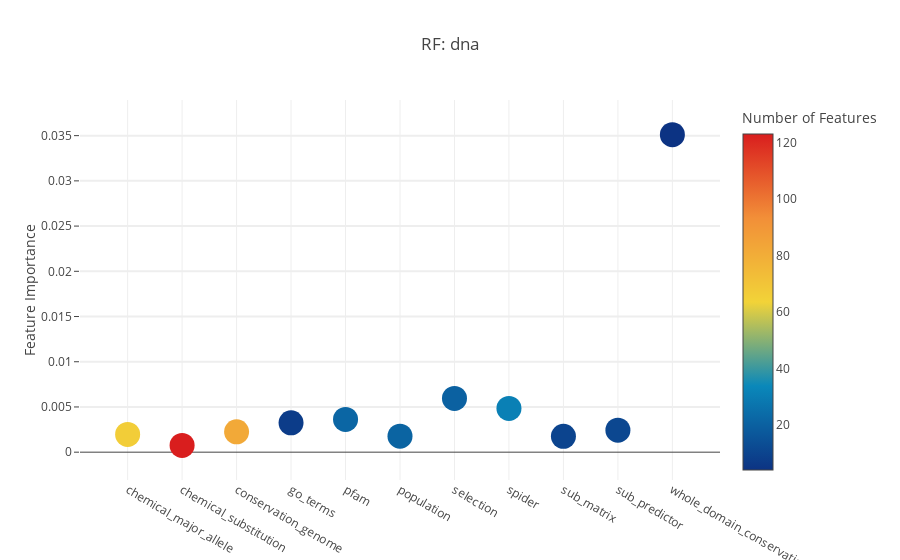
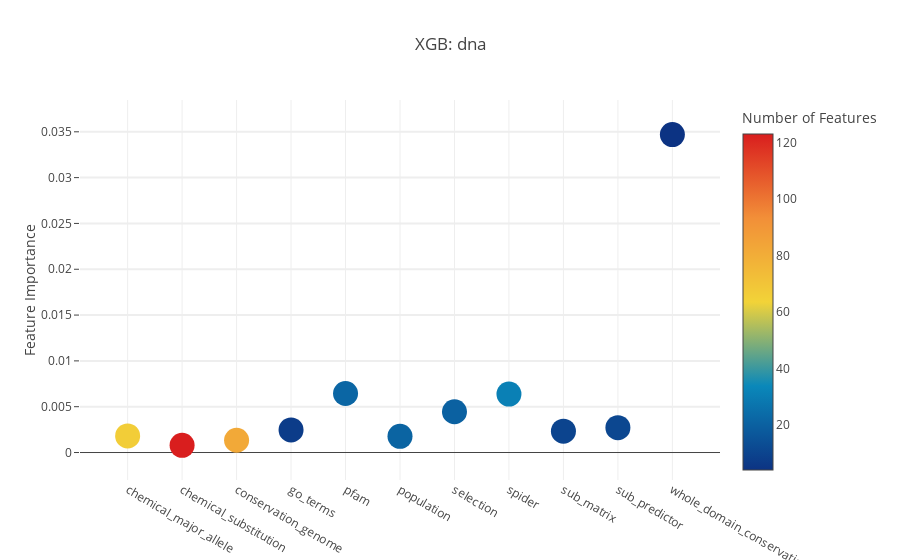
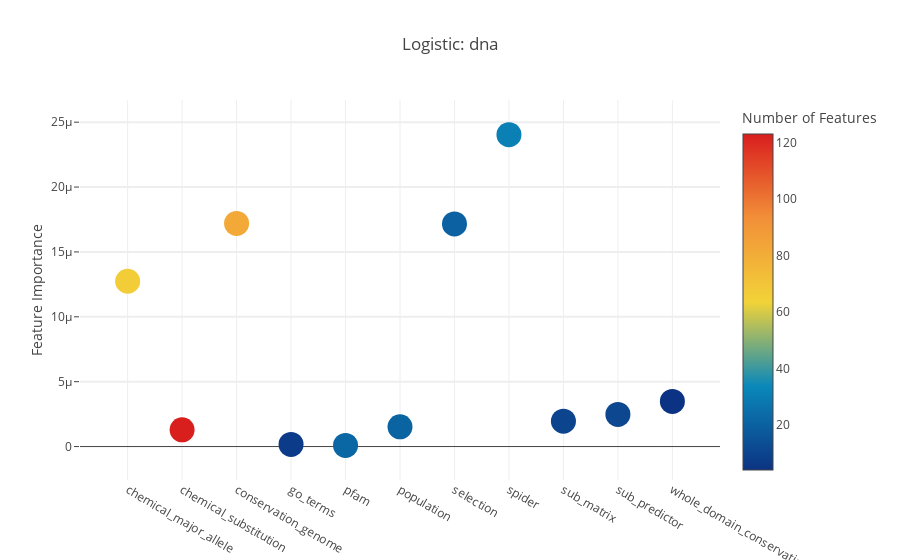
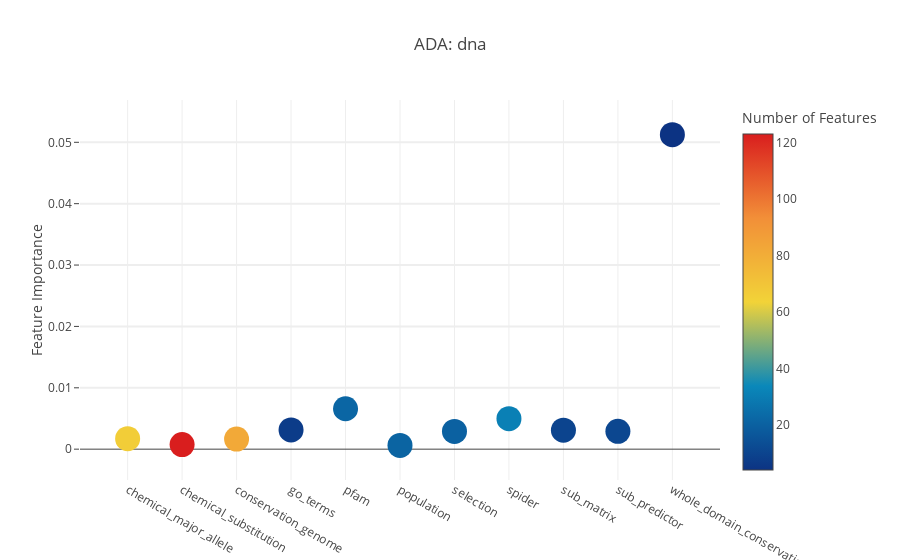

Here is the notebook cell these charts were saved with, in order:
### Code cell
means = []
for ligand in ligands:
    group_names = sorted(features_groups.keys())
    ligand_sum = np.zeros([len(group_names),])
    for classifier in classifiers:
        if classifier != "Logistic":
            ligand_sum += plot_feature_importances(classifier, features_groups, ligand, ligands_features_df[ligand], ligands_negatives_df[ligand])
        else:
            plot_feature_importances(classifier, features_groups, ligand, ligands_features_df[ligand], ligands_negatives_df[ligand])          
    means = ligand_sum/(len(classifiers)-1)
    
    # Get number of features in each group
    n_groups = [len(features_groups[name]) for name in group_names]

    # Format with plotly
    data = [go.Bar(
        y = np.abs(means),
        x = group_names,
        width = 0.5,
        marker=dict(
            color = n_groups,
            colorscale = 'Portland',
            colorbar = go.ColorBar(
                title = 'Number of Features'
            ),
            showscale = True
        ),
        text = group_names
    )]

    layout= go.Layout(
        autosize = True,
        title = "Avg: "+ligand,
        hovermode = 'closest',
        yaxis = dict(
            title = 'Average Feature Importances',
            ticklen = 5,
            gridwidth = 2
        ),
        showlegend = False
    )
    fig = go.Figure(data=data, layout=layout)
    py.iplot(fig)

### Figure 1 — Plotly figure (JSON) as saved in the notebook; plotly's stock layout.template omitted (floating-point values rounded to 4 significant figures)
{"data": [{"marker": {"color": [66, 123, 82, 7, 22, 21, 20, 31, 10, 11, 4], "colorbar": {"title": "Number of Features"}, "colorscale": "Portland", "showscale": true, "size": 25, "sizemode": "diameter", "sizeref": 1}, "mode": "markers", "text": ["chemical_major_allele", "chemical_substitution", "conservation_genome", "go_terms", "pfam", "population", "selection", "spider", "sub_matrix", "sub_predictor", "whole_domain_conservation"], "type": "scatter", "x": ["chemical_major_allele", "chemical_substitution", "conservation_genome", "go_terms", "pfam", "population", "selection", "spider", "sub_matrix", "sub_predictor", "whole_domain_conservation"], "y": [0.001963, 0.0007521, 0.002254, 0.003246, 0.003622, 0.001768, 0.005947, 0.004834, 0.001753, 0.002434, 0.03511]}], "layout": {"autosize": true, "hovermode": "closest", "showlegend": false, "title": "RF: dna", "yaxis": {"gridwidth": 2, "ticklen": 5, "title": "Feature Importance"}}}

### Figure 2 — Plotly figure (JSON) as saved in the notebook; plotly's stock layout.template omitted (floating-point values rounded to 4 significant figures)
{"data": [{"marker": {"color": [66, 123, 82, 7, 22, 21, 20, 31, 10, 11, 4], "colorbar": {"title": "Number of Features"}, "colorscale": "Portland", "showscale": true, "size": 25, "sizemode": "diameter", "sizeref": 1}, "mode": "markers", "text": ["chemical_major_allele", "chemical_substitution", "conservation_genome", "go_terms", "pfam", "population", "selection", "spider", "sub_matrix", "sub_predictor", "whole_domain_conservation"], "type": "scatter", "x": ["chemical_major_allele", "chemical_substitution", "conservation_genome", "go_terms", "pfam", "population", "selection", "spider", "sub_matrix", "sub_predictor", "whole_domain_conservation"], "y": [0.001812, 0.0007794, 0.001341, 0.002469, 0.006437, 0.001763, 0.004452, 0.006377, 0.002331, 0.00271, 0.03469]}], "layout": {"autosize": true, "hovermode": "closest", "showlegend": false, "title": "XGB: dna", "yaxis": {"gridwidth": 2, "ticklen": 5, "title": "Feature Importance"}}}

### Figure 3 — Plotly figure (JSON) as saved in the notebook; plotly's stock layout.template omitted (floating-point values rounded to 4 significant figures)
{"data": [{"marker": {"color": [66, 123, 82, 7, 22, 21, 20, 31, 10, 11, 4], "colorbar": {"title": "Number of Features"}, "colorscale": "Portland", "showscale": true, "size": 25, "sizemode": "diameter", "sizeref": 1}, "mode": "markers", "text": ["chemical_major_allele", "chemical_substitution", "conservation_genome", "go_terms", "pfam", "population", "selection", "spider", "sub_matrix", "sub_predictor", "whole_domain_conservation"], "type": "scatter", "x": ["chemical_major_allele", "chemical_substitution", "conservation_genome", "go_terms", "pfam", "population", "selection", "spider", "sub_matrix", "sub_predictor", "whole_domain_conservation"], "y": [1.274e-05, 1.289e-06, 1.72e-05, 1.609e-07, 9.069e-08, 1.521e-06, 1.716e-05, 2.404e-05, 1.957e-06, 2.48e-06, 3.48e-06]}], "layout": {"autosize": true, "hovermode": "closest", "showlegend": false, "title": "Logistic: dna", "yaxis": {"gridwidth": 2, "ticklen": 5, "title": "Feature Importance"}}}

### Figure 4 — Plotly figure (JSON) as saved in the notebook; plotly's stock layout.template omitted (floating-point values rounded to 4 significant figures)
{"data": [{"marker": {"color": [66, 123, 82, 7, 22, 21, 20, 31, 10, 11, 4], "colorbar": {"title": "Number of Features"}, "colorscale": "Portland", "showscale": true, "size": 25, "sizemode": "diameter", "sizeref": 1}, "mode": "markers", "text": ["chemical_major_allele", "chemical_substitution", "conservation_genome", "go_terms", "pfam", "population", "selection", "spider", "sub_matrix", "sub_predictor", "whole_domain_conservation"], "type": "scatter", "x": ["chemical_major_allele", "chemical_substitution", "conservation_genome", "go_terms", "pfam", "population", "selection", "spider", "sub_matrix", "sub_predictor", "whole_domain_conservation"], "y": [0.001712, 0.000748, 0.001646, 0.003143, 0.006591, 0.000619, 0.0029, 0.004968, 0.0031, 0.002909, 0.05125]}], "layout": {"autosize": true, "hovermode": "closest", "showlegend": false, "title": "ADA: dna", "yaxis": {"gridwidth": 2, "ticklen": 5, "title": "Feature Importance"}}}
